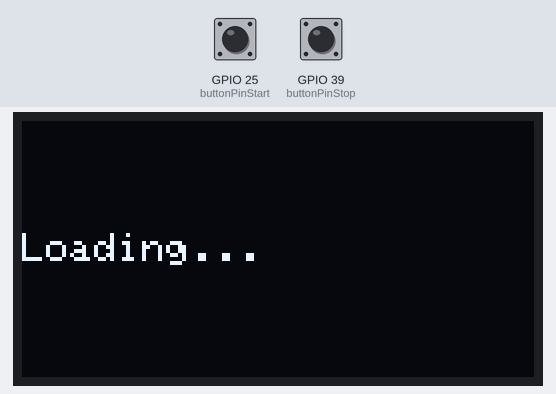
The program below on a simulated ESP32. On the bench: 128×64 one-colour display. The test bench sets the inputs (shaded band); at power-on: GPIO 25 (buttonPinStart) HIGH, GPIO 39 (buttonPinStop) HIGH.

Above: at 0.1 s.
At 3.2 s:
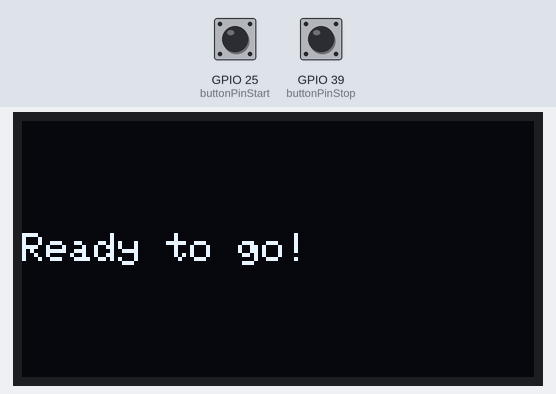
3.3 s: GPIO 25 (buttonPinStart) pulled LOW for 0.15 s
At 3.8 s:
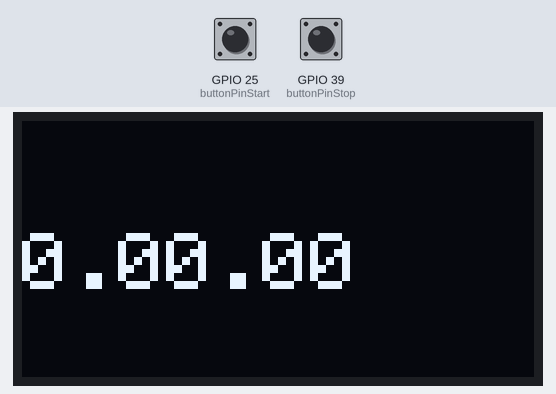
Timing chart, 0 to 6.3 s (numbered marks = the images above; inputs shaded):
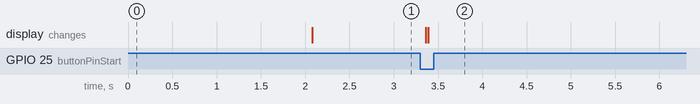

The program:

main.cpp
```cpp
#include <Arduino.h>
#include <SPI.h>
#include <Wire.h>
#include <Adafruit_SSD1306.h> // all181: includes required library
#include <adafruit_GFX.h> // all181: includes required library
#include "C:\GitHub\F26_ECSE395_all181\Prototype 2\src\pitches.h" // all181: includes library for buzzer

// OLED
#define SCREEN_WIDTH 128 // all181: display width in pixels
#define SCREEN_HEIGHT 64 // all181: display height in pixels
#define OLED_RESET -1 // all181: reset pin number
#define SCREEN_ADDRESS 0x3C // all181: screen address (commonly 0x3C, try 0x3D if this does not work)

Adafruit_SSD1306 display(SCREEN_WIDTH, SCREEN_HEIGHT, &Wire, OLED_RESET); // all181: from test code


// START BUTTON
const int buttonPinStart = 25; // all181: connected button sensor to A1
int buttonState = 0; // all181: variable to hold current state of button

// STOP BUTTON
const int buttonPinStop = 39; // all181: connected button sensor to A3

// BUZZER
const int buzzerPin = 26; //all181: connected to A0
int melody[] = {NOTE_C3, NOTE_C3, NOTE_C3, NOTE_C4};
int noteDurations[] = {4, 4, 4, 2};

void setup() {
    // OLED
    Serial.begin(9600); // all181: initialize baud rate for OLED; different from serial monitor

    // all181: check to see if we can write to the OLED screen
    if (!display.begin(SSD1306_SWITCHCAPVCC, SCREEN_ADDRESS)){
        Serial.println(F("SSD1306 allocation failed"));
        for (;;)
        ;
    }
        // Check to see if OLED works
        // all181: These same commands are commonly repeated.  Comments for their functionality are here.
        display.clearDisplay(); // all181: wipes any existing input off of display
        display.setTextSize(1); // all181: sets text size
        display.setTextColor(WHITE); // all181: sets text color
        display.setCursor(0,28); // all181: sets position where text starts (middle left of screen)
        display.println("Loading..."); // all181: write what to display on screen
        display.display(); // all181: displays on screen
        delay(2000); // all181: wait 2s
        display.clearDisplay();

    // START BUTTON
    pinMode(buttonPinStart, INPUT); // all181: makes button an input

    // STOP BUTTON
    pinMode(buttonPinStop, INPUT); // all181: makes vibration sensor an input

    }


void loop() {

    // all181: 1) display opening message
    display.clearDisplay();
        display.setTextSize(1); // sets text size
        display.setTextColor(WHITE); // sets text color
        display.setTextSize(1); // sets text size
        display.setCursor(0,28); // sets cursor position
        display.print("Ready to go!"); // display on screen
        display.display();


    // all181: 2) Check if button is pressed.  If pressed, go to step 3.  If not, loop back.
    buttonState = digitalRead(buttonPinStart); // all181: read button value

    if (buttonState == LOW){ // all181: if button is pressed

        //all181:play melody
        for(int thisNote =0; thisNote> 8; thisNote++){
          int noteDuration = 1000/noteDurations[thisNote];
          tone(buzzerPin, melody[thisNote], noteDuration);
          int pauseBetweenNotes = noteDuration * 1.30;
          delay(pauseBetweenNotes);
          noTone(buzzerPin);

        }


        // all181: 6) Display "0.0"
        display.clearDisplay();
        display.setTextSize(2); // sets text size
        display.setCursor(0,28); // sets cursor position
        display.print("0.0");
        display.display();
        float watchTime = 0.0; // all181: initialize time variable

        while (digitalRead(buttonPinStop) == 0){
            watchTime = watchTime + 0.1; // increment watch time
            display.setTextSize(2); // sets text size
            display.setCursor(0,28); // sets cursor position
            display.print(watchTime,1);
            display.display(); // display watch time, specify 1 decimal place
            delay(100); // delay 100ms = 0.1s
            display.clearDisplay();

        }

        // all181: now stop button has been pressed
        // all181: display current time for 5 seconds
        display.println(watchTime);
        display.display();
        delay(5000);
        display.clearDisplay();

    } else {
        delay(100); // all181: add delay of 0.1s between checking if button pressed

    }


}
```

pitches.h
```cpp
// all181: found on public documentation for Passive Buzzer Module on SunFounder

#define NOTE_B0  31
#define NOTE_C1  33
#define NOTE_CS1 35
#define NOTE_D1  37
#define NOTE_DS1 39
#define NOTE_E1  41
#define NOTE_F1  44
#define NOTE_FS1 46
#define NOTE_G1  49
#define NOTE_GS1 52
#define NOTE_A1  55
#define NOTE_AS1 58
#define NOTE_B1  62
#define NOTE_C2  65
#define NOTE_CS2 69
#define NOTE_D2  73
#define NOTE_DS2 78
#define NOTE_E2  82
#define NOTE_F2  87
#define NOTE_FS2 93
#define NOTE_G2  98
#define NOTE_GS2 104
#define NOTE_A2  110
#define NOTE_AS2 117
#define NOTE_B2  123
#define NOTE_C3  131
#define NOTE_CS3 139
#define NOTE_D3  147
#define NOTE_DS3 156
#define NOTE_E3  165
#define NOTE_F3  175
#define NOTE_FS3 185
#define NOTE_G3  196
#define NOTE_GS3 208
#define NOTE_A3  220
#define NOTE_AS3 233
#define NOTE_B3  247
#define NOTE_C4  262
#define NOTE_CS4 277
#define NOTE_D4  294
#define NOTE_DS4 311
#define NOTE_E4  330
#define NOTE_F4  349
#define NOTE_FS4 370
#define NOTE_G4  392
#define NOTE_GS4 415
#define NOTE_A4  440
#define NOTE_AS4 466
#define NOTE_B4  494
#define NOTE_C5  523
#define NOTE_CS5 554
#define NOTE_D5  587
#define NOTE_DS5 622
#define NOTE_E5  659
#define NOTE_F5  698
#define NOTE_FS5 740
#define NOTE_G5  784
#define NOTE_GS5 831
#define NOTE_A5  880
#define NOTE_AS5 932
#define NOTE_B5  988
#define NOTE_C6  1047
#define NOTE_CS6 1109
#define NOTE_D6  1175
#define NOTE_DS6 1245
#define NOTE_E6  1319
#define NOTE_F6  1397
#define NOTE_FS6 1480
#define NOTE_G6  1568
#define NOTE_GS6 1661
#define NOTE_A6  1760
#define NOTE_AS6 1865
#define NOTE_B6  1976
#define NOTE_C7  2093
#define NOTE_CS7 2217
#define NOTE_D7  2349
#define NOTE_DS7 2489
#define NOTE_E7  2637
#define NOTE_F7  2794
#define NOTE_FS7 2960
#define NOTE_G7  3136
#define NOTE_GS7 3322
#define NOTE_A7  3520
#define NOTE_AS7 3729
#define NOTE_B7  3951
#define NOTE_C8  4186
#define NOTE_CS8 4435
#define NOTE_D8  4699
#define NOTE_DS8 4978
```

Measured:
- after the input at 3.3 s, the display: first changes after 0.06 s (image 2 shows a later state)
